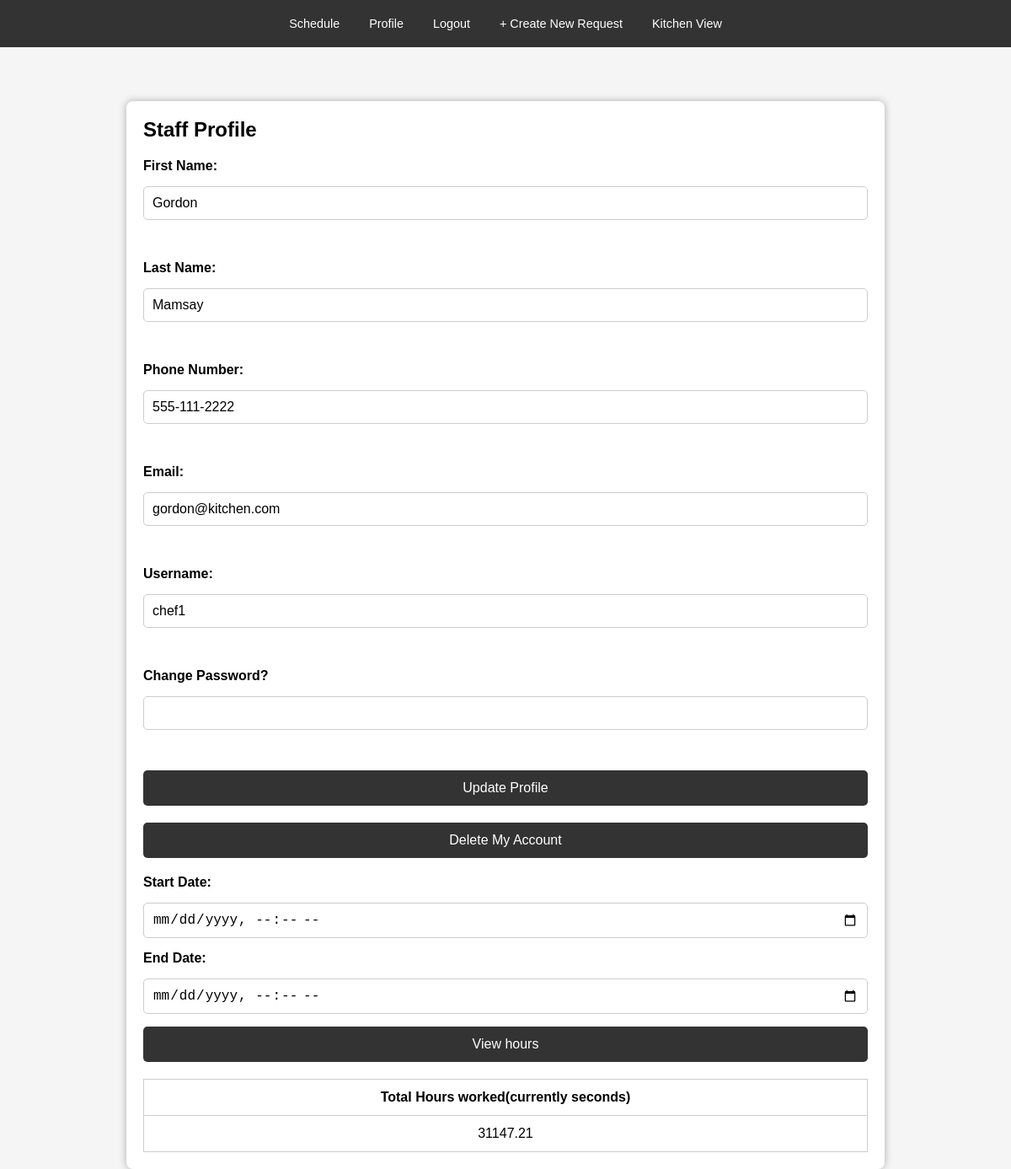
/profile/tracking (signed in), run on the app's committed database.
### app/models.py (models this page shows)
class Staff(db.Model):
    id = db.Column(db.Integer, primary_key=True)
    first_name = db.Column(db.String(255), nullable=False)
    last_name = db.Column(db.String(255), nullable=False)
    phone_number = db.Column(db.String(15))
    email = db.Column(db.String(255))
    hire_date = db.Column(db.DateTime)
    user_id = db.Column(db.Integer, db.ForeignKey('user.id', ondelete="RESTRICT"), nullable=False)
    schedules = db.relationship('StaffSchedule', backref='staff', lazy=True)
    requests = db.relationship('RequestTimeOff', backref='staff', lazy=True)
    notifications = db.relationship('Notification', backref='staff', lazy=True)

class User(db.Model):
    id = db.Column(db.Integer, primary_key=True)
    username = db.Column(db.String(255), unique=True, nullable=False)
    password = db.Column(db.String(255), nullable=False)
    role_id = db.Column(db.Integer, db.ForeignKey('role.id', ondelete="RESTRICT"), nullable=False)
    staff = db.relationship('Staff', backref='user', lazy=True, uselist=False)

### app/routes/auth_routes.py (the view)
@auth_bp.route('/profile/tracking')
def get_hours():
    username = session.get('username')
    if not username:
        return redirect(url_for('auth.sign_in'))
    user = AuthLogic.get_user_record(username)
    staff = user.staff
    hours = 0;
    if staff:
        staff_id = staff.id
        start_str = request.args.get('start')
        end_str = request.args.get('end')
        try: # ensure format is correct
            start = datetime.fromisoformat(start_str) if start_str else None
            end = datetime.fromisoformat(end_str) if end_str else None
            hours = Schedule.get_worked_hours_in_range(staff_id, start, end)
        except ValueError:
            return redirect(url_for('auth.get_profile'))
    return render_template('profile.html', hours=hours, user_data = user, staff_data = staff)

### app/logic/auth_logic.py (called while the page is built)
    @staticmethod
    def get_user_record(username):
        return BaseCRUD.get_row(User, username = username)

### app/logic/base_crud.py (called while the page is built)
    @staticmethod
    def get_row(model, **kwargs):
        return model.query.filter_by(**kwargs).first() #  get a single row based on the kwargs

    @staticmethod
    def get_records_by_date_range(model, column, start_date=None, end_date=None, **kwargs):
        query = model.query.filter_by(**kwargs) # build up the query only no data is returned
        if start_date:
            query = query.filter(column >= start_date) # apply additional filters
        if end_date:
            query = query.filter(column <= end_date)
        return query.all() # get the data

### app/logic/schedules.py (called while the page is built)
    @staticmethod
    def get_worked_hours_in_range(staff_id, start_date, end_date):
        records = BaseCRUD.get_records_by_date_range(
            ClockInOut,
            ClockInOut.clock_in_time,
            start_date=start_date,
            end_date=end_date,
            staff_id=staff_id
        )
        total_hours = sum(record.total_hours or 0 for record in records) # OR 0  TO HANDLE NONE VALUE
        return round(total_hours, 2)

### templates/profile.html (shortened to what this page needs)
<!DOCTYPE html>
<html lang="en">
<head>
    <link rel="stylesheet" href="{{ url_for('static', filename='css/base.css') }}">
</head>
<body>
    {% include 'partials/nav.html' %}
<section>
    <h1>Staff Profile</h1>
    <div class="staff-form-container">
        <form action="{{ url_for('auth.get_profile') }}" method="POST" class="staff-form">
            <label for="first_name">First Name:</label>
            <input type="text" name="first_name" id="first_name" value="{{ staff_data.first_name if staff_data else '' }}" required><br>
            <label for="last_name">Last Name:</label>
            <input type="text" name="last_name" id="last_name" value="{{ staff_data.last_name if staff_data else '' }}" required><br>
            <label for="phone_number">Phone Number:</label>
            <input type="text" name="phone_number" id="phone_number" value="{{ staff_data.phone_number if staff_data else '' }}"required><br>
            <label for="email">Email:</label>
            <input type="email" name="email" id="email" value="{{ staff_data.email if staff_data else '' }}"required><br>
            <label for="username">Username:</label>
            <input type="text" name="username" id="username" value="{{ user_data.username }}" readonly><br>
            <label for="password">Change Password? </label>
            <input type="password" name="password" id="password" ><br>
            <button type="submit">
                {{ 'Update' if staff_data else 'Create' }} Profile
            </button>
        </form>
        <form method="POST" action="{{ url_for('auth.delete_account') }}" onsubmit="return confirm('Are you sure you want to delete your account? This cannot be undone.');">
            <button type="submit" class="danger-button">Delete My Account</button>
        </form>
        <form method="GET" action="{{ url_for('auth.get_profile') }}">
            <label>Start Date:</label>
            <input type="datetime-local" name="start">
            <label>End Date:</label>
            <input type="datetime-local" name="end">
            <button type="submit">View hours</button>
        </form>
        {% if hours %}
            <table border="1">
                <tr>
                    <th>Total Hours worked(currently seconds)</th>
                </tr>
                <tr>
                    <td>{{ hours }}</td>
                </tr>
            </table>
        {% endif %}
    </div>
</section>
</body>
</html>

### static/css/base.css (style rules this page uses)
* { box-sizing: border-box; margin: 0; padding: 0; }
html, body { height: 100%; display: flex; flex-direction: column; font-family: Arial, sans-serif; background-color: #f5f5f5; }
.container, section { flex: 1; max-width: 900px; width: 100%; margin: 120px auto 20px; padding: 20px; background-color: white; border-radius: 8px; box-shadow: 0 0 10px rgba(0,0,0,0.3); }
form { display: flex; flex-direction: column; gap: 15px; margin-top: 20px; }
form label { font-weight: bold; }
form input, form select, form textarea { padding: 10px; border: 1px solid #ccc; border-radius: 5px; font-size: 16px; width: 100%; }
form button { padding: 12px; background-color: #333; color: white; border: none; border-radius: 5px; font-size: 16px; cursor: pointer; }
table { width: 100%; border-collapse: collapse; margin-top: 20px; }
table th, table td { padding: 12px; border: 1px solid #ccc; text-align: center; }

### data on the page
Staff: first_name "Gordon", last_name "Mamsay", phone_number "555-111-2222", email "gordon@kitchen.com"
User: username "chef1"

### other printed values
{{ 'Update' if staff_data else 'Create' }} "Update"
{{ hours }} "31147.21"
